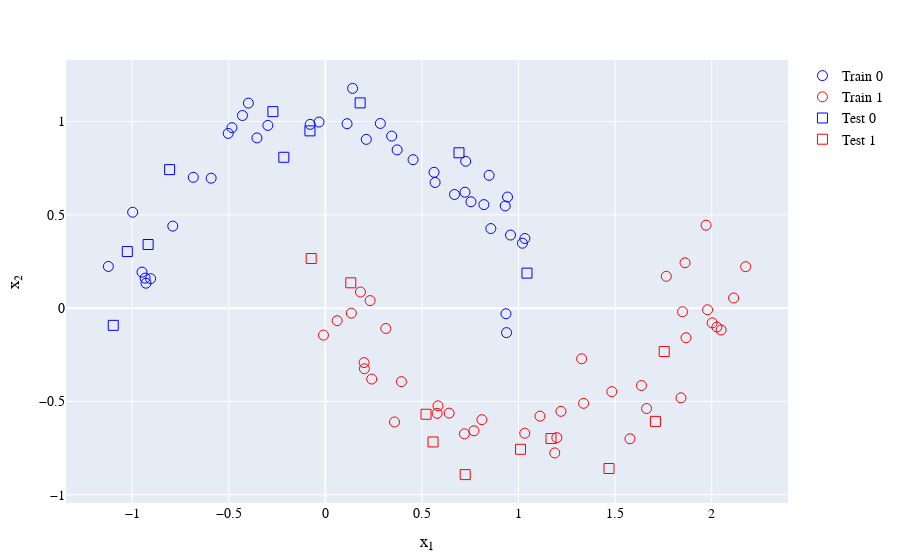

Notebook code cell kept with this figure:
### Markdown cell above
## Test/Train Data Visualization with a Scatter Plot
We will use a scatter plot to visualize some artificial moons data (from the `make_moons` method), separated into test/train datasets.
The moons dataset has binary categories `0` and `1`.
Since **PlotlyJS** is easier to use with DataFrames, we change the moons data's form into a DataFrame. 
The train/test dataset are arrays of indices to be used later to select the correct DataFrame rows.
`options`, A list of `NamedTuple`s, is used to construct an array of scatter traces. 
We use the array of traces with a layout object to construct a `Plot`, which is returned.

### Code cell
using DataFrames, MLJBase, Random, PlotlyJS

function display_binary_test_train_scatter_plot()
    Random.seed!(42) # for reproducibility
    X, y = make_moons(100; noise=0.1)
    train, test = partition(1:nrows(X), 0.8, shuffle=true)
    df = DataFrame(X)
    insertcols!(df, :y=>y)
    
    options = ((name="Train 0", color="Blue", part=train, symbol="circle-open", y=0),
               (name="Train 1", color="Red",  part=train, symbol="circle-open", y=1),
               (name="Test 0",  color="Blue", part=test,  symbol="square-open", y=0),
               (name="Test 1",  color="Red",  part=test,  symbol="square-open", y=1))
    
    test_train_traces = GenericTrace[]
    for opt in options
        trace_df = filter(r->r.y == opt.y, df[opt.part,:]) # filters for y value and test/train rows
        test_train_trace = scatter(trace_df; x=:x1, y=:x2, mode="markers", name=opt.name,  
                                   marker=attr(size=10,color=opt.color, symbol=opt.symbol))
        push!(test_train_traces, test_train_trace)
    end

    layout = Layout(xaxis_title="x₁", yaxis_title="x₂", font=attr(family="Veranda", size=14,color="Black"))
    Plot(test_train_traces,layout)
end

display_binary_test_train_scatter_plot()

### Figure 1 — Plotly figure (JSON) as saved in the notebook; plotly's stock layout.template omitted (floating-point values rounded to 4 significant figures)
{"data": [{"marker": {"color": "Blue", "size": 10, "symbol": "circle-open"}, "mode": "markers", "name": "Train 0", "type": "scatter", "x": [0.754, 0.7268, -0.9971, -0.398, 0.563, 0.1127, 1.021, -0.2972, -1.123, -0.4287, -0.483, 0.3437, 0.9382, 0.1414, 0.2122, -0.9486, 0.821, -0.5908, 0.9432, -0.9039, 0.5684, -0.7894, 0.3719, 0.8478, -0.3538, -0.9278, -0.9324, 0.9352, 0.2851, -0.03234, 0.9587, 0.4543, 0.7231, 1.033, 0.9313, 0.6691, -0.5024, -0.07829, 0.8569, -0.6832], "y": [0.57, 0.7872, 0.514, 1.099, 0.728, 0.9885, 0.348, 0.9793, 0.2234, 1.032, 0.9673, 0.9222, -0.1313, 1.178, 0.9045, 0.1931, 0.5549, 0.6964, 0.5955, 0.158, 0.6734, 0.4396, 0.8482, 0.712, 0.9124, 0.1336, 0.1608, -0.03016, 0.9899, 0.9973, 0.3917, 0.7957, 0.6212, 0.3733, 0.5478, 0.6091, 0.9365, 0.9849, 0.4265, 0.7012]}, {"marker": {"color": "Red", "size": 10, "symbol": "circle-open"}, "mode": "markers", "name": "Train 1", "type": "scatter", "x": [2.003, 2.049, 0.2026, 1.867, -0.009455, 1.663, 2.114, 1.979, 1.327, 2.176, 0.2321, 0.1821, 1.198, 0.5789, 1.849, 0.1345, 1.841, 1.188, 1.765, 0.2008, 1.971, 0.06144, 1.111, 0.7695, 1.337, 0.641, 0.394, 0.8106, 0.3583, 0.2403, 0.5833, 1.862, 0.3133, 1.636, 1.22, 1.032, 0.72, 1.577, 2.027, 1.483], "y": [-0.07879, -0.117, -0.325, -0.1588, -0.1446, -0.5381, 0.05442, -0.008768, -0.2715, 0.2222, 0.04041, 0.08642, -0.6941, -0.5639, -0.01954, -0.0268, -0.4807, -0.7759, 0.1706, -0.2919, 0.4445, -0.06721, -0.5788, -0.6574, -0.5101, -0.5627, -0.394, -0.5978, -0.6103, -0.3802, -0.5236, 0.2431, -0.109, -0.415, -0.5532, -0.6703, -0.6739, -0.7002, -0.1012, -0.4477]}, {"marker": {"color": "Blue", "size": 10, "symbol": "square-open"}, "mode": "markers", "name": "Test 0", "type": "scatter", "x": [-1.025, -0.917, -0.2712, 1.044, -0.2145, -0.07934, 0.6921, 0.1806, -0.8058, -1.097], "y": [0.3033, 0.3411, 1.053, 0.1876, 0.8085, 0.9501, 0.8326, 1.1, 0.7425, -0.09238]}, {"marker": {"color": "Red", "size": 10, "symbol": "square-open"}, "mode": "markers", "name": "Test 1", "type": "scatter", "x": [0.5577, 0.7243, 1.709, 1.168, 0.132, 1.754, 0.5216, 1.469, -0.07303, 1.011], "y": [-0.7172, -0.8922, -0.607, -0.699, 0.1357, -0.2328, -0.569, -0.8596, 0.2659, -0.7566]}], "layout": {"font": {"color": "Black", "family": "Veranda", "size": 14}, "margin": {"b": 50, "l": 50, "r": 50, "t": 60}, "xaxis": {"title": {"text": "x₁"}}, "yaxis": {"title": {"text": "x₂"}}}}
